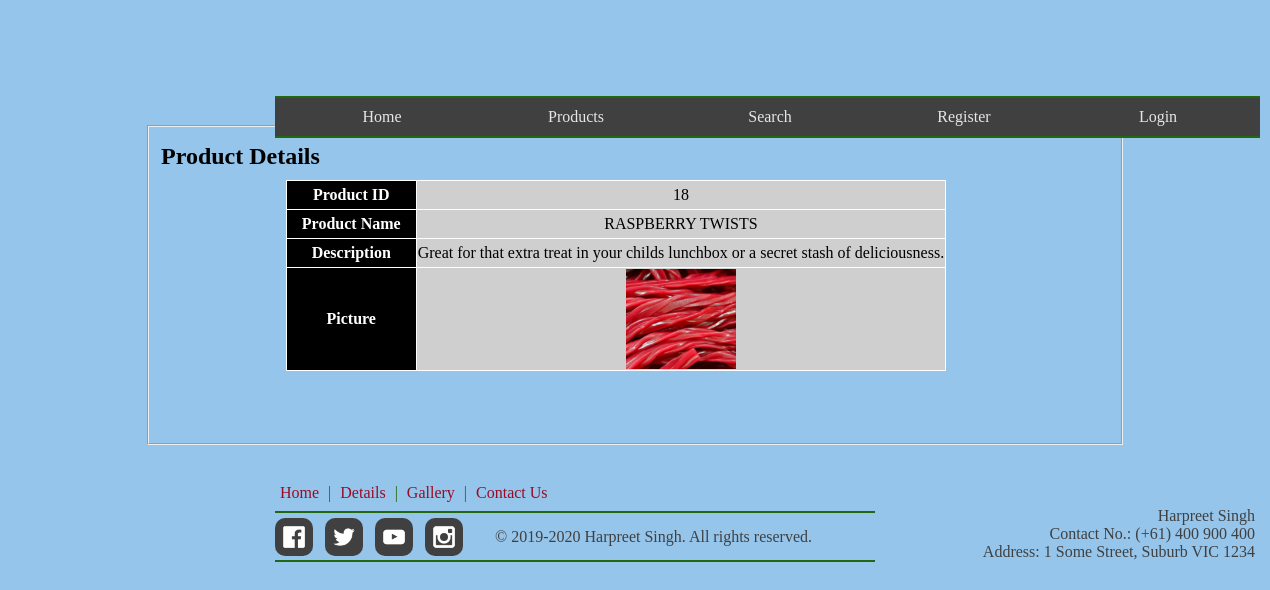
Page /view.php?ID=18 on the committed database.
### tables this page shows
CREATE TABLE `products` (
  `productId` int(10) NOT NULL,
  `productName` text NOT NULL,
  `productDescription` text NOT NULL,
  `productImage` text NOT NULL
);

### view.php (the view, shortened to what this page needs)
<?php
	include 'common/header.php';
	require_once('common/sql-connect.php');
?>
        <form class="viewForm">
            <fieldset>
                <div class="outerBox">
                    <h2 style="margin:10px 0 5px 0;">Product Details</h2>
                    <?php
                        $productId = $_GET['ID'];
                        $query="SELECT * FROM products WHERE productId = '$productId'";
                        $dbAdapter = mysqli_query($dbConnect, $query);
                        echo "<table>";
                        while($proItems = mysqli_fetch_array($dbAdapter)){
                            $image = $proItems["productImage"];
                            echo "<tr>";
                            echo "<th>Product ID</th> <td>" . $proItems['productId'];
                            echo "</tr>";
                            echo "<tr>";
                            echo "<th>Product Name</th> <td>" . $proItems["productName"];
                            echo "</tr>";
                            echo "<tr>";
                            echo "<th>Description</th> <td>" . $proItems["productDescription"];
                            echo "</tr>";
                            echo "<tr>";
                            echo "<th>Picture</th> <td>" . "<img src='images/$image' width='110px' height='100px' align='top' />";
                            echo "</tr>";
                        }
                        echo "</table>";
                    ?>
                </div>
            </fieldset>
        </form>
<?php
    include 'common/footer.php';
?>

### common/header.php (style rules this page uses)
body { background-image: url("layout/back.png"); background-repeat: no-repeat; background-size: cover; background-attachment: fixed; background-position: top; background-color: #95c5eb; font-family: Calibri, Verdana; }

### rows in the picture
products: productId "18", productName "RASPBERRY TWISTS", productDescription "Great for that extra treat in your childs lunchbox or a secret stash of deliciousness.", productImage (picture)
